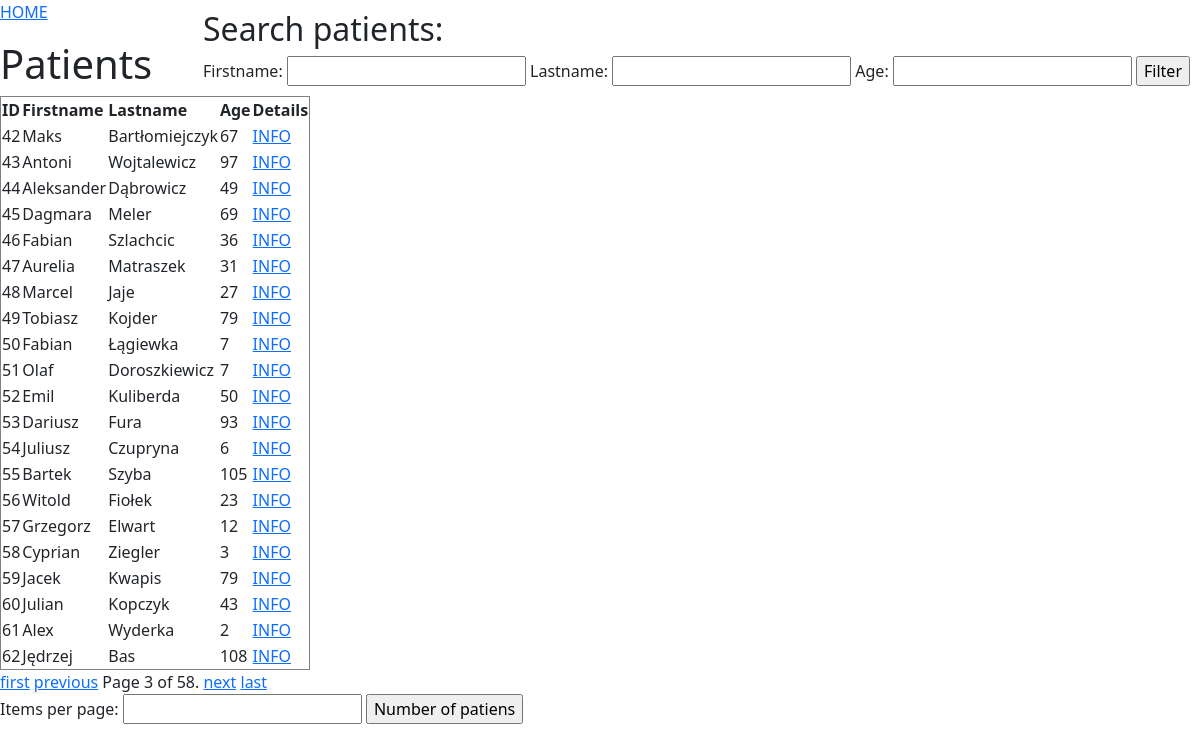
Page /patients/?page=3& on the committed database.
### patients/models.py (models this page shows, shortened)
class Patient(models.Model):
    SEX = {
        "M": "Male",
        "F": "Female",
    }
    firstname = models.CharField(max_length=255)
    lastname = models.CharField(max_length=255)
    birthdate = models.DateField(null=True)
    sex = models.CharField(max_length=8, choices=SEX, null=True)
    login = models.CharField(max_length=255, null=True)
    password = models.CharField(max_length=255, null=True)
    image = models.ImageField(null=True, upload_to='images/')

### patients/views.py (the view)
# urls.py: path('', include('patients.urls'))
def patients(request: HttpRequest):
    patients = models.Patient.objects.all().values()
    form = forms.PatientSearchForm(request.GET)
    mess = ""
    for p in patients:
        if not p['birthdate']:
            age = 0
        else:
            patient_birth = int(p['birthdate'].strftime("%Y"))
            today = datetime.datetime.today().year
            age = today - patient_birth
        p['age'] = age
    if form.is_valid():
        lastname = form.cleaned_data.get('lastname')
        if lastname:
            patients = patients.filter(lastname__icontains=lastname)
        firstname = form.cleaned_data.get('firstname')
        if firstname:
            patients = patients.filter(firstname__icontains=firstname)
        age = form.cleaned_data.get('age')
        if age:
            patients = patients.filter(birthdate__year=today-age)
        if not patients.exists():
            patients = models.Patient.objects.all().values()
            mess = "Don't find the patient"
        items_per_page = form.cleaned_data.get('items_per_page') or 20
        for p in patients:
            if not p['birthdate']:
                age = 0
            else:
                patient_birth = int(p['birthdate'].strftime("%Y"))
                today = datetime.datetime.today().year
                age = today - patient_birth
            p['age'] = age
    else:
        items_per_page = 20
    paginator = Paginator(patients, items_per_page + 1)
    page_number = request.GET.get('page', 1)
    page_obj = paginator.get_page(page_number)
    query_params = request.GET.copy()
    if 'page' in query_params:
        del query_params['page']
    return render(request, "all_patients.html", {
        'patient': page_obj,
        'form': form,
        'mess': mess,
        'query_params': query_params.urlencode()
    })

### patients/forms.py
class PatientSearchForm(forms.Form):
    firstname = forms.CharField(required=False)
    lastname = forms.CharField(required=False)
    age = forms.IntegerField(required=False)
    items_per_page = forms.IntegerField(min_value=1, initial=20, required=False, label='Items per page')

### patients/templates/all_patients.html (shortened to what this page needs)
{% extends "master.html" %}
{% block content %}
  <p><a href="/">HOME</a></p>
  <h1>Patients</h1>
  <div class="search-container">
      <h2>Search patients:</h2>
      <form method="get" id="searchForm">
          <div>
              {{ form.firstname.label_tag }} {{ form.firstname }}
              {{ form.lastname.label_tag }} {{ form.lastname }}
              {{form.age.label_tag}} {{form.age}}
              <input type="submit" value="Filter">
          </div>
      </form>
  </div>
  <table border='1'>
    <tr>
      <th>ID</th>
      <th>Firstname</th>
      <th>Lastname</th>
      <th>Age</th>
      <th>Details</th>
    </tr>
    {% for patient in patient %}
        {% if patient.id != 0 %}
        <tr>
          <td>{{ patient.id }}</td>
          <td>{{ patient.firstname }}</td>
          <td>{{ patient.lastname }}</td>
          <td>{{patient.age}}</td>
          <td><a href=./details/{{ patient.id }}>INFO</a></td>
        </tr>
        {% endif %}
    {% endfor %}
  </table>
  <div class="pagination">
    <span class="step-links">
        {% if patient.has_previous %}
            <a href="?page=1&{{ query_params }}">first</a>
            <a href="?page={{ patient.previous_page_number }}&{{ query_params }}">previous</a>
        {% endif %}
        <span class="current">
            Page {{ patient.number }} of {{ patient.paginator.num_pages }}.
        </span>
        {% if patient.has_next %}
            <a href="?page={{ patient.next_page_number }}&{{ query_params }}">next</a>
            <a href="?page={{ patient.paginator.num_pages }}&{{ query_params }}">last</a>
        {% endif %}
    </span>
  </div>
<form method="get" id="pagin">
    <div class="paginator">
        {{ form.items_per_page.label_tag }} {{ form.items_per_page }}
        <input type="submit" value="Number of patiens">
    </div>
</form>
{% endblock %}

### rows in the picture
Patient: id "42", firstname "Maks", lastname "Bartłomiejczyk", age "67"
Patient: id "43", firstname "Antoni", lastname "Wojtalewicz", age "97"
Patient: id "44", firstname "Aleksander", lastname "Dąbrowicz", age "49"
Patient: id "45", firstname "Dagmara", lastname "Meler", age "69"
Patient: id "46", firstname "Fabian", lastname "Szlachcic", age "36"
Patient: id "47", firstname "Aurelia", lastname "Matraszek", age "31"
Patient: id "48", firstname "Marcel", lastname "Jaje", age "27"
Patient: id "49", firstname "Tobiasz", lastname "Kojder", age "79"
Patient: id "50", firstname "Fabian", lastname "Łągiewka", age "7"
Patient: id "51", firstname "Olaf", lastname "Doroszkiewicz", age "7"
Patient: id "52", firstname "Emil", lastname "Kuliberda", age "50"
Patient: id "53", firstname "Dariusz", lastname "Fura", age "93"
Patient: id "54", firstname "Juliusz", lastname "Czupryna", age "6"
Patient: id "55", firstname "Bartek", lastname "Szyba", age "105"
Patient: id "56", firstname "Witold", lastname "Fiołek", age "23"
Patient: id "57", firstname "Grzegorz", lastname "Elwart", age "12"
Patient: id "58", firstname "Cyprian", lastname "Ziegler", age "3"
Patient: id "59", firstname "Jacek", lastname "Kwapis", age "79"
Patient: id "60", firstname "Julian", lastname "Kopczyk", age "43"
Patient: id "61", firstname "Alex", lastname "Wyderka", age "2"
Patient: id "62", firstname "Jędrzej", lastname "Bas", age "108"

### other values in the picture
{{ patient.number }} "3"
{{ patient.paginator.num_pages }} "58"
